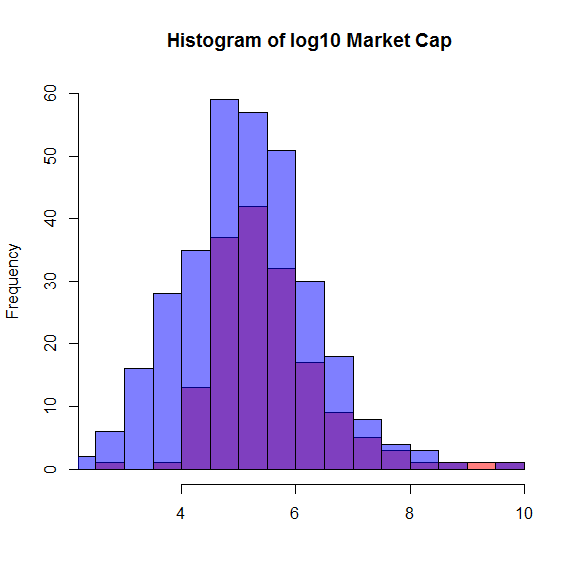

Source code (R):
rm(list=ls(all=TRUE))

# please change your working directory
#setwd("C:/...")

library(xts)
load("data.RData")

hist(x=log10(na.omit(as.numeric(apply(crypto_market_xts["::2014-08"], 2, 
                                      mean, na.rm = TRUE)))), 
     main = "Histogram of log10 Market Cap", 
     breaks = 20, xlab = "", col = rgb(1,0,0,0.5), ylim = c(0,60))
hist(x=log10(na.omit(as.numeric(apply(crypto_market_xts["2016-01-01::"], 2, 
                                      mean, na.rm = TRUE)))), 
     breaks = 20, xlab = "", add = T, col = rgb(0,0,1,0.5))
